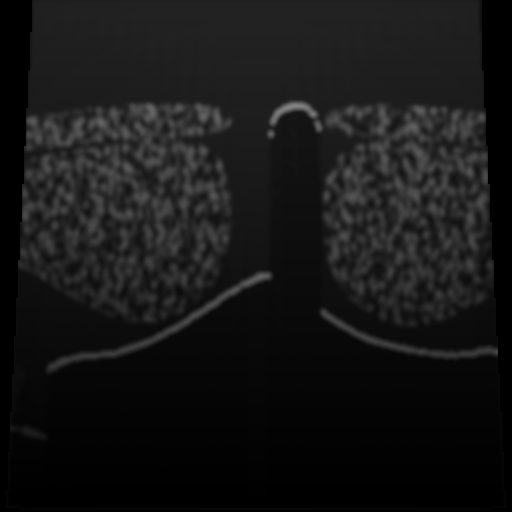
#> input picture Artifacts/ThoracicUSCoach/boundary_t7/M0B_VISUAL_BOUNDARY_FEASIBILITY_20261030/frames/frame_0000.png, 1024 x 1024 px (shown at 1/2 size)
$ python -i phase2_best_view_recognition.py   (imports and definitions only)
#> lines starting #> are read from the running program, lines starting #| are printed output that depends on the picture
"""Bounded image-only recognition study for the Phase-2 T7-right view.

Evaluator labels are used only while fitting and scoring development models.
The saved actor model consumes ultrasound pixels and carries no pose, target,
anatomy, or evaluator fields.
"""

from __future__ import annotations

import argparse
import hashlib
import json
import time
from dataclasses import asdict, dataclass
from pathlib import Path
from typing import Iterable

import joblib
import numpy as np
from PIL import Image
from sklearn.ensemble import ExtraTreesClassifier, ExtraTreesRegressor
from sklearn.metrics import average_precision_score, precision_recall_fscore_support

from active2d_contract import project_root
from active2d_data import Active2DFrame, load_active2d_frames


ACTOR_INPUTS = ("cleanUltrasoundImage",)
FORBIDDEN_INPUTS = (
    "UnityAnatomyLabels",
    "anatomicalCoordinates",
    "evaluatorScore",
    "probeWorldPose",
    "t7TargetPosition",
)
FEATURE_MODES = ("global", "topology", "combined")


@dataclass(frozen=True)
class Metrics:
    count: int
    positives: int
    threshold: float
    true_positive: int
    false_positive: int
    false_negative: int
    true_negative: int
    precision: float
    recall: float
    f1: float
    average_precision: float
    quality_mae: float


def _resize(values: np.ndarray, size: int) -> np.ndarray:
    pixels = np.asarray(np.clip(values * 255.0, 0, 255), dtype=np.uint8)
    return np.asarray(
        Image.fromarray(pixels).resize((size, size), Image.Resampling.BILINEAR),
        dtype=np.float32,
    ) / 255.0


def normalized_image(path: Path, size: int = 32) -> np.ndarray:
#> called with size = 32
    with Image.open(path) as image:
#> image is the input picture: PIL image 1024x1024 RGBA; mean R, G, B, A 22.3, 22.3, 22.3, 255
        values = np.asarray(
            image.convert("L").resize((128, 128), Image.Resampling.BILINEAR),
            dtype=np.float32,
        ) / 255.0
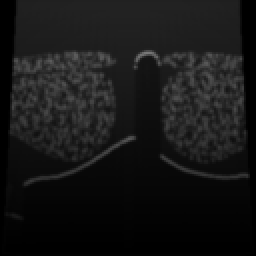
#> values: shape (128, 128) float32 (shown 2 times larger); min 0, max 0.475, mean 0.0874
    low, high = np.quantile(values, (0.01, 0.99))
#> low = 0; high = 0.278
    normalized = np.clip((values - low) / max(float(high - low), 1e-6), 0.0, 1.0)
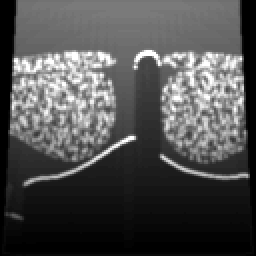
#> normalized: shape (128, 128) float32 (shown 2 times larger); min 0, max 1, mean 0.313
    return _resize(normalized, size)
#> in _resize, `return np.asarray( Image.fromarray(pixels).resize((size, size), Image...`:
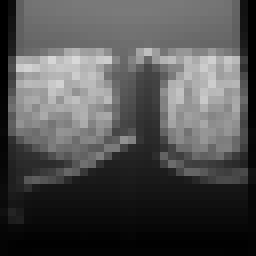
#> returned value: shape (32, 32) float32 (shown 8 times larger); min 0, max 0.851, mean 0.311


def _pooled(values: np.ndarray, cells: int = 8) -> np.ndarray:
    rows = np.array_split(np.arange(values.shape[0]), cells)
    cols = np.array_split(np.arange(values.shape[1]), cells)
    output = []
    for row in rows:
        for col in cols:
            patch = values[np.ix_(row, col)]
            output.extend((float(np.mean(patch)), float(np.std(patch))))
    return np.asarray(output, dtype=np.float32)


def _hog(values: np.ndarray, cells: int = 8, bins: int = 8) -> np.ndarray:
    gx = np.gradient(values, axis=1)
    gy = np.gradient(values, axis=0)
    magnitude = np.hypot(gx, gy)
    orientation = np.mod(np.arctan2(gy, gx), np.pi)
    rows = np.array_split(np.arange(values.shape[0]), cells)
    cols = np.array_split(np.arange(values.shape[1]), cells)
    output = []
    for row in rows:
        for col in cols:
            angles = orientation[np.ix_(row, col)].ravel()
            weights = magnitude[np.ix_(row, col)].ravel()
            hist, _ = np.histogram(angles, bins=bins, range=(0.0, np.pi), weights=weights)
            output.extend((hist / max(float(np.sum(hist)), 1e-6)).tolist())
    return np.asarray(output, dtype=np.float32)


def extract_all_features(path: Path) -> dict[str, np.ndarray]:
    image = normalized_image(path)
    gx = np.gradient(image, axis=1)
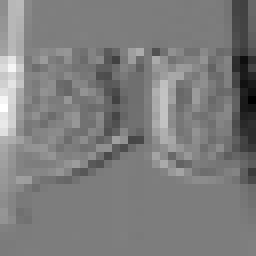
#> gx: shape (32, 32) float32 (shown 8 times larger); min -0.412, max 0.424, mean -5.55e-05; drawn with min black and max white
    gy = np.gradient(image, axis=0)
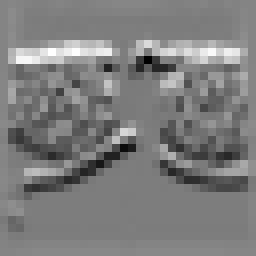
#> gy: shape (32, 32) float32 (shown 8 times larger); min -0.235, max 0.218, mean -0.0123; drawn with min black and max white
    magnitude = np.hypot(gx, gy)
    global_feature = np.concatenate((
        image.ravel(),
        _resize(np.abs(gx), 16).ravel(),
        _resize(np.abs(gy), 16).ravel(),
    )).astype(np.float32)
#> call 3 of _resize, with size = 16
#> in _resize (call 3), `pixels = np.asarray(np.clip(values * 255.0, 0, 255), dtype=np.uint8)`:
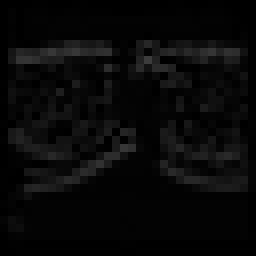
#> pixels: shape (32, 32) (shown 8 times larger); min 0, max 60, mean 8.4
#> global_feature = 1536 values, max 0.851 at index 233, min 0 at index 0, mean 0.221
    topology_feature = np.concatenate((
        _hog(image),
        _pooled(image),
        _pooled(magnitude),
        np.mean(image, axis=0),
        np.mean(image, axis=1),
        np.std(image, axis=0),
        np.std(image, axis=1),
        np.asarray([
            np.mean(image), np.std(image),
            np.mean(image < 0.10), np.mean(image > 0.70),
            np.mean(magnitude), np.quantile(magnitude, 0.90),
        ], dtype=np.float32),
    )).astype(np.float32)
#> in _hog, `orientation = np.mod(np.arctan2(gy, gx), np.pi)`:
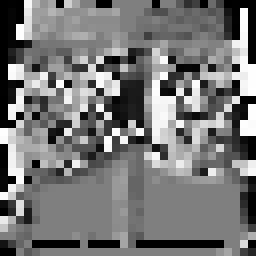
#> orientation: shape (32, 32) float32 (shown 8 times larger); min 0, max 3.14, mean 1.46; drawn with min black and max white
#> after the loop in _hog, `for row in rows:`: output = 512 values, max 1 at index 404, min 0 at index 1, mean 0.125
#> in _pooled, `rows = np.array_split(np.arange(values.shape[0]), cells)`: rows = [[0, 1, 2, 3], [4, 5, 6, 7], [8, 9, 10, 11], [12, 13, 14, 15], [16, 17, 18, 19], [20, 21, 22, 23], [24, 25, 26, 27], [28, 29, 30, 31]]
#> in _pooled, `cols = np.array_split(np.arange(values.shape[1]), cells)`: cols has the same summary as rows
#> the loop in _pooled, `for row in rows:` made 8 passes
#> after the loop in _pooled, `for row in rows:`: output = 128 values, max 0.721 at index 34, min 0.0082 at index 127, mean 0.198
#> the loop in _pooled (call 2), `for row in rows:` made 8 passes
#> topology_feature = 902 values, max 1 at index 404, min 0 at index 1, mean 0.142
    return {
        "global": global_feature,
        "topology": topology_feature,
        "combined": np.concatenate((global_feature, topology_feature)).astype(np.float32),
    }


# [105 lines left out: functions extract_feature, feature_matrix, cached_feature_matrices, safe_threshold, evaluate, not called in this run]


def _sha256(path: Path) -> str:
    return hashlib.sha256(path.read_bytes()).hexdigest()


# [129 lines left out: functions run_study, main, not called in this run]


# [2 lines not run here, left out]

>>> result = extract_all_features('../../Artifacts/ThoracicUSCoach/boundary_t7/M0B_VISUAL_BOUNDARY_FEASIBILITY_20261030/frames/frame_0000.png')
#> result = 3 items

$ run again, on Artifacts/ThoracicUSCoach/boundary_t7/M0B_VISUAL_BOUNDARY_FEASIBILITY_20261030/frames/frame_0005.png
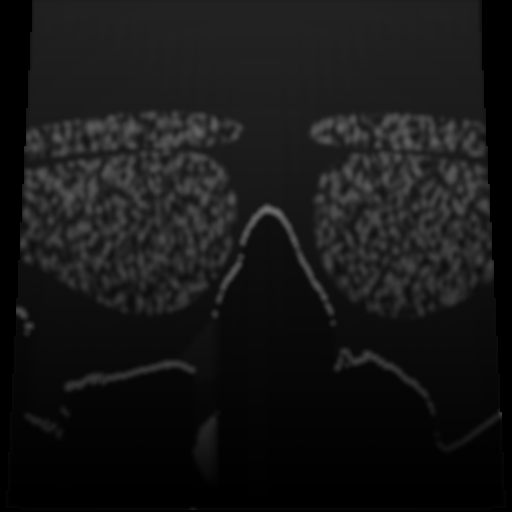
#> input picture Artifacts/ThoracicUSCoach/boundary_t7/M0B_VISUAL_BOUNDARY_FEASIBILITY_20261030/frames/frame_0005.png, 1024 x 1024 px (shown at 1/2 size)
#> in normalized_image, image is the input picture: PIL image 1024x1024 RGBA; mean R, G, B, A 22.4, 22.4, 22.4, 255
#> low = 0; high = 0.275
#> in normalized_image, `normalized = np.clip((values - low) / max(float(high - low), 1e-6), 0...`:
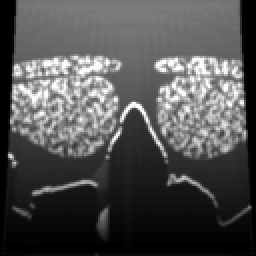
#> normalized: shape (128, 128) float32 (shown 2 times larger); min 0, max 1, mean 0.319
#> pixels: shape (32, 32)
#> global_feature = 1536 values, max 0.843 at index 281, min 0 at index 0, mean 0.225
#> in _hog, `orientation = np.mod(np.arctan2(gy, gx), np.pi)`:
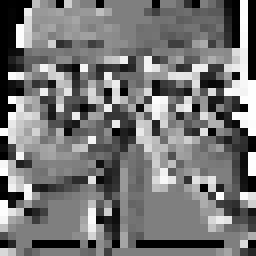
#> orientation: shape (32, 32) float32 (shown 8 times larger); min 0, max 3.13, mean 1.46; drawn with min black and max white
#> after the loop in _hog, `for row in rows:`: output = 512 values, max 1 at index 428, min 0 at index 1, mean 0.125
#> in _pooled, `rows = np.array_split(np.arange(values.shape[0]), cells)`: rows = [[0, 1, 2, 3], [4, 5, 6, 7], [8, 9, 10, 11], [12, 13, 14, 15], [16, 17, 18, 19], [20, 21, 22, 23], [24, 25, 26, 27], [28, 29, 30, 31]]
#> in _pooled, `cols = np.array_split(np.arange(values.shape[1]), cells)`: cols has the same summary as rows
#> the loop in _pooled, `for row in rows:` made 8 passes
#> after the loop in _pooled, `for row in rows:`: output = 128 values, max 0.727 at index 34, min 0.0082 at index 113, mean 0.201
#> the loop in _pooled (call 2), `for row in rows:` made 8 passes
#> topology_feature = 902 values, max 1 at index 428, min 0 at index 1, mean 0.143
#> result = 3 items

$ run again, on Artifacts/ThoracicUSCoach/boundary_t7/M0B_VISUAL_BOUNDARY_FEASIBILITY_20261030/frames/frame_0006.png
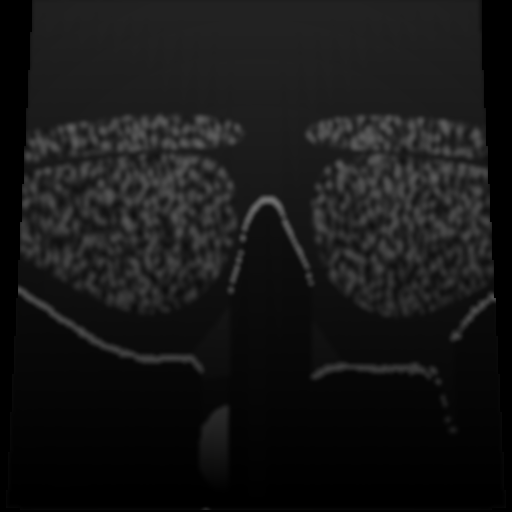
#> input picture Artifacts/ThoracicUSCoach/boundary_t7/M0B_VISUAL_BOUNDARY_FEASIBILITY_20261030/frames/frame_0006.png, 1024 x 1024 px (shown at 1/2 size)
#> in normalized_image, image is the input picture: PIL image 1024x1024 RGBA; mean R, G, B, A 22.3, 22.3, 22.3, 255
#> low = 0; high = 0.275
#> in normalized_image, `normalized = np.clip((values - low) / max(float(high - low), 1e-6), 0...`:
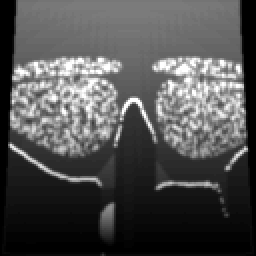
#> normalized: shape (128, 128) float32 (shown 2 times larger); min 0, max 1, mean 0.318
#> pixels: shape (32, 32)
#> global_feature = 1536 values, max 0.902 at index 264, min 0 at index 0, mean 0.225
#> in _hog, `orientation = np.mod(np.arctan2(gy, gx), np.pi)`:
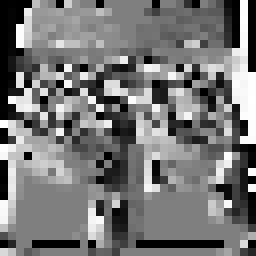
#> orientation: shape (32, 32) float32 (shown 8 times larger); min 0, max 3.14, mean 1.46; drawn with min black and max white
#> after the loop in _hog, `for row in rows:`: output = 512 values, max 1 at index 396, min 0 at index 1, mean 0.125
#> in _pooled, `rows = np.array_split(np.arange(values.shape[0]), cells)`: rows = [[0, 1, 2, 3], [4, 5, 6, 7], [8, 9, 10, 11], [12, 13, 14, 15], [16, 17, 18, 19], [20, 21, 22, 23], [24, 25, 26, 27], [28, 29, 30, 31]]
#> in _pooled, `cols = np.array_split(np.arange(values.shape[1]), cells)`: cols has the same summary as rows
#> the loop in _pooled, `for row in rows:` made 8 passes
#> after the loop in _pooled, `for row in rows:`: output = 128 values, max 0.755 at index 36, min 0.0082 at index 113, mean 0.2
#> the loop in _pooled (call 2), `for row in rows:` made 8 passes
#> topology_feature = 902 values, max 1 at index 396, min 0 at index 1, mean 0.143
#> result = 3 items

$ run again, on Artifacts/ThoracicUSCoach/boundary_t7/M0B_VISUAL_BOUNDARY_FEASIBILITY_20261030/frames/frame_0007.png
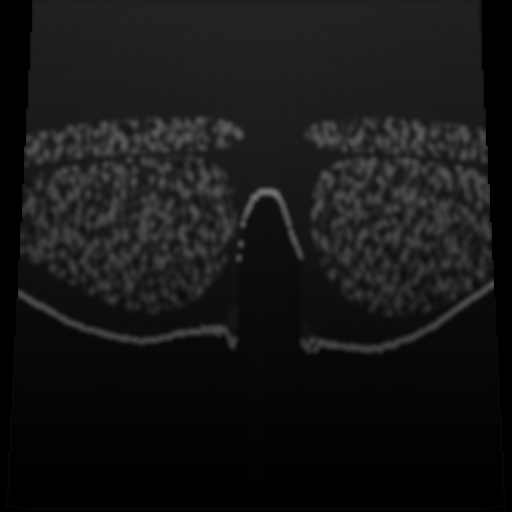
#> input picture Artifacts/ThoracicUSCoach/boundary_t7/M0B_VISUAL_BOUNDARY_FEASIBILITY_20261030/frames/frame_0007.png, 1024 x 1024 px (shown at 1/2 size)
#> in normalized_image, image is the input picture: PIL image 1024x1024 RGBA; mean R, G, B, A 21.8, 21.8, 21.8, 255
#> low = 0; high = 0.267
#> pixels: shape (32, 32)
#> global_feature = 1536 values, max 0.886 at index 276, min 0 at index 0, mean 0.226
#> in _hog, `orientation = np.mod(np.arctan2(gy, gx), np.pi)`:
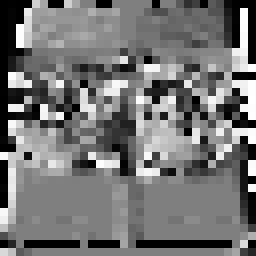
#> orientation: shape (32, 32) float32 (shown 8 times larger); min 0, max 3.14, mean 1.44; drawn with min black and max white
#> after the loop in _hog, `for row in rows:`: output = 512 values, max 1 at index 412, min 0 at index 1, mean 0.125
#> in _pooled, `rows = np.array_split(np.arange(values.shape[0]), cells)`: rows = [[0, 1, 2, 3], [4, 5, 6, 7], [8, 9, 10, 11], [12, 13, 14, 15], [16, 17, 18, 19], [20, 21, 22, 23], [24, 25, 26, 27], [28, 29, 30, 31]]
#> in _pooled, `cols = np.array_split(np.arange(values.shape[1]), cells)`: cols has the same summary as rows
#> the loop in _pooled, `for row in rows:` made 8 passes
#> after the loop in _pooled, `for row in rows:`: output = 128 values, max 0.721 at index 34, min 0.00808 at index 113, mean 0.201
#> the loop in _pooled (call 2), `for row in rows:` made 8 passes
#> topology_feature = 902 values, max 1 at index 412, min 0 at index 1, mean 0.143
#> result = 3 items
